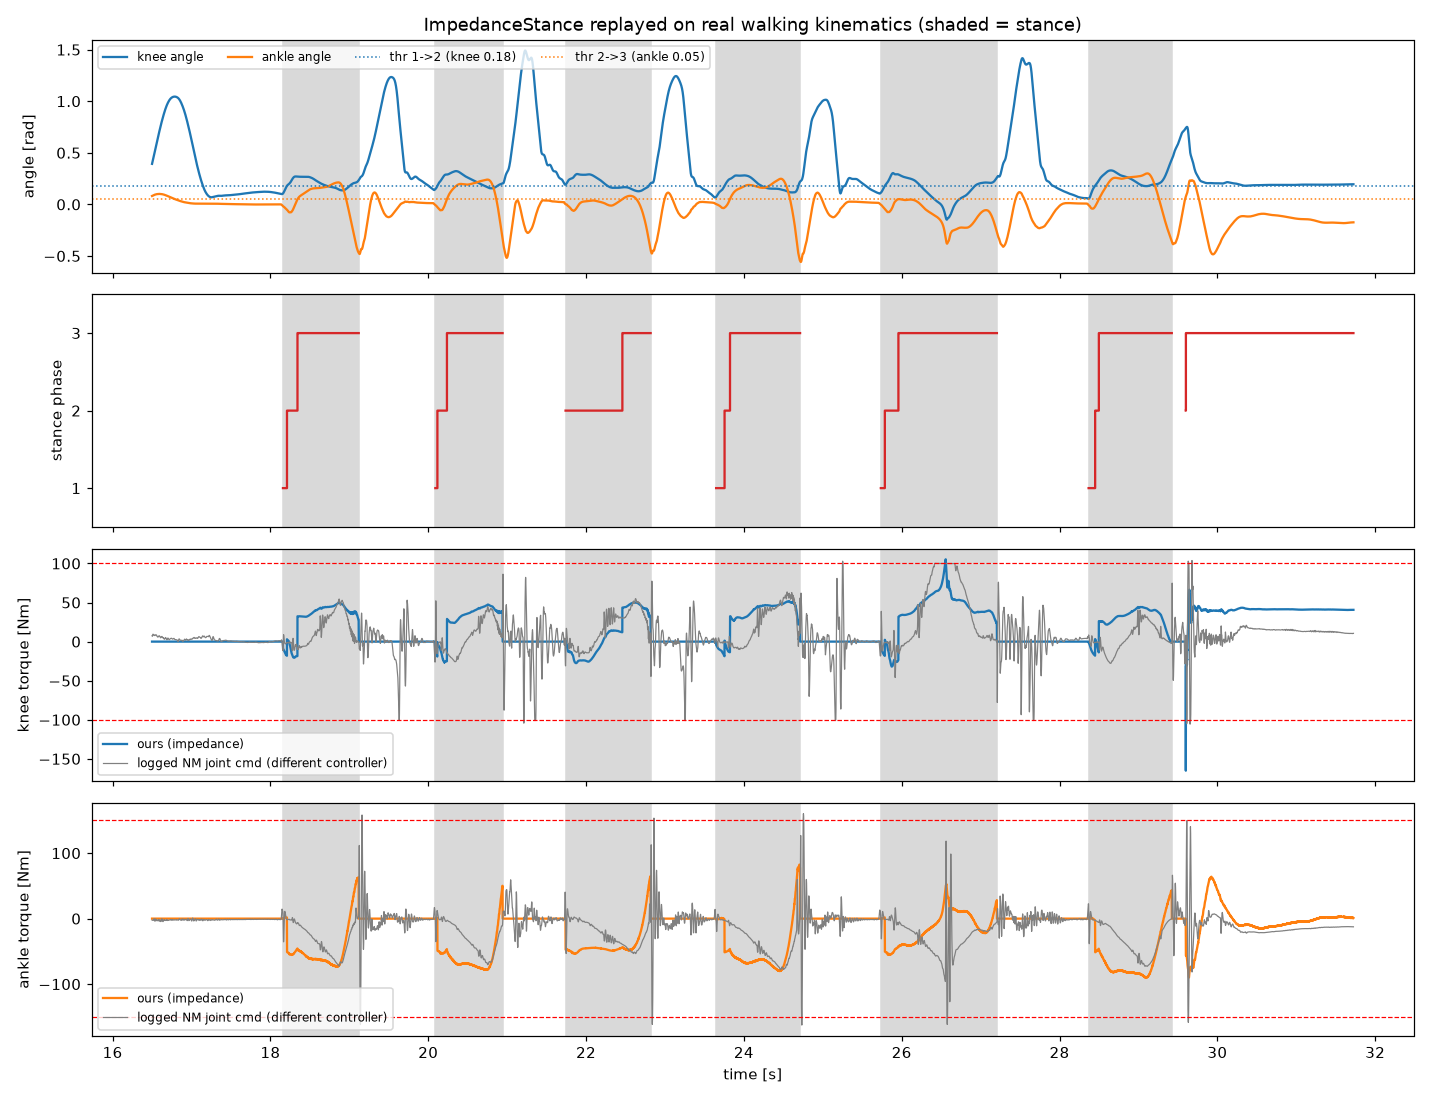

The script that saved this image:
"""Replay ImpedanceStance over a real walking trial.

Drives `control.high_level.walking.impedance_stance.ImpedanceStance` with the
knee/ankle angles and velocities logged in a baseline level-walking trial, and
plots the torque it would have commanded.

WHAT THIS DOES AND DOES NOT SHOW
--------------------------------
This trial ran the NEUROMUSCULAR controller, not impedance, so the logged
torques are not a reference for our output -- there is no recorded impedance
torque on this leg to diff against. What the replay checks is behaviour on real
kinematics:
  * does the 3-phase FSM advance 1->2->3 exactly once per stance, at sensible
    times within the step?
  * are the torque magnitudes physically plausible and continuous?
  * do the signs make sense (knee extension under load, ankle plantarflexing
    through push-off)?
The logged NM torque is plotted only as scale context, clearly labelled.

Data: data/gaitData20251015_test7_NN_vicon.mat (Oct 2025, CMU leg, 1 kHz, ~31 s).
Trial structure: 0-4 s pre-enable (knee frozen at 3.44 rad), 4-16 s standing,
~16.5-31.7 s walking.

Signal columns (0-based into scope_data.base.data), triangulated from the
embedded signalNames:

    knee angle [rad] ......... 7      knee velocity [rad/s] .... 8
    ankle angle [rad] ........ 18     ankle velocity [rad/s] ... 19
    stance flag (State Machine/p1) .. 29
    standing flag (State Machine/p2)  30
    knee torque (NM, logged) . 100    ankle torque (NM, logged)  105
    time [s] ................. 107

Cols 100/105 are the JOINT-side torque commands: they range to exactly the
+-100 Nm / +-150 Nm in KneeParams/AnkleParams.torque_max, i.e. they are the
saturated joint commands. Cols 99/104 are motor current [A], not torque.

`Ankle Angle` emits two conversions of the same encoder counts: a linear
counts-to-rad gain plus `-ankle_angle_offset` (the joint angle, cols 18/19/20)
and a polynomial fit with error correction (the spring angle, cols 15/16/17).
Controllers take the joint angle, so use 18/19/20; `encoders.py` draws the same
split into ankle_angle vs ankle_spring_angle.

`stance` is taken from the baseline's own state machine rather than
re-derived from the halls, so this exercises the controller alone and is not
contaminated by contact-detection error.

Run:  uv run python -m cmu_leg.tests.impedance_stance_replay
Writes impedance_stance_replay.png next to this file.
"""
from pathlib import Path

import numpy as np
import scipy.io as sio
import matplotlib
matplotlib.use("Agg")
import matplotlib.pyplot as plt

from cmu_leg.control.high_level.walking.impedance_stance import ImpedanceStance
from cmu_leg.types.state import ProsthesisState
from cmu_leg.config.params import KNEE, ANKLE

HERE = Path(__file__).parent
MAT = HERE / "data" / "gaitData20251015_test7_NN_vicon.mat"
PNG = HERE / "impedance_stance_replay.png"

COL = dict(knee_ang=7, knee_vel=8, ankle_ang=18, ankle_vel=19,
           stance=29, standing=30, knee_tq=100, ankle_tq=105, time=107)

WALK_START_S = 16.5     # standing ends / walking begins


def load_walking():
    """Return the walking-only slice of the trial as a dict of arrays."""
    base = sio.loadmat(str(MAT), squeeze_me=True,
                       struct_as_record=False)["scope_data"].base.data
    t = base[:, COL["time"]]
    w = t >= WALK_START_S
    return {k: base[w, c] for k, c in COL.items()}


def replay(sig, ctrl=None):
    """Run the controller over the trial. Returns torques and phase per sample.

    Mirrors what the walking FSM will do: reset on entry to stance, run while
    in stance, command zero in swing (the swing controller owns that half).
    """
    ctrl = ctrl or ImpedanceStance()
    ctrl._verified = True          # replay only; gate stays False in the repo

    n = len(sig["time"])
    knee_tq = np.zeros(n)
    ankle_tq = np.zeros(n)
    phase = np.full(n, np.nan)

    state = ProsthesisState()
    prev_stance = False
    for i in range(n):
        stance = sig["stance"][i] > 0.5
        state.knee_angle = sig["knee_ang"][i]
        state.ankle_angle = sig["ankle_ang"][i]
        state.knee_velocity = sig["knee_vel"][i]
        state.ankle_velocity = sig["ankle_vel"][i]

        if stance and not prev_stance:
            ctrl.reset(state, sig["time"][i])
        prev_stance = stance

        if stance:
            tq = ctrl.compute(state, sig["time"][i])
            knee_tq[i], ankle_tq[i] = tq.knee_desired, tq.ankle_desired
            phase[i] = ctrl._phase
    return knee_tq, ankle_tq, phase


def report(sig, knee_tq, ankle_tq, phase):
    """Print the per-step FSM summary and the torque stats."""
    t = sig["time"]
    st = sig["stance"] > 0.5
    starts = np.flatnonzero(np.diff(st.astype(int)) == 1) + 1
    ends = np.flatnonzero(np.diff(st.astype(int)) == -1) + 1
    if ends.size and starts.size and ends[0] < starts[0]:
        ends = ends[1:]
    n = min(len(starts), len(ends))

    print(f"\n{len(starts)} stance periods in {t[-1]-t[0]:.1f}s of walking\n")
    print(f"{'step':>4}{'dur[s]':>8}{'reached':>9}{'t@1->2':>9}{'t@2->3':>9}"
          f"{'|knee|max':>11}{'|ank|max':>10}")
    print("-" * 60)
    reached = []
    for k in range(n):
        s, e = starts[k], ends[k]
        ph = phase[s:e]
        ph = ph[~np.isnan(ph)]
        if ph.size == 0:
            continue
        top = int(ph.max())
        reached.append(top)
        i12 = np.flatnonzero(ph >= 1)
        i23 = np.flatnonzero(ph >= 2)
        f12 = (i12[0] / len(ph)) if i12.size else np.nan
        f23 = (i23[0] / len(ph)) if i23.size else np.nan
        print(f"{k+1:4d}{t[e]-t[s]:8.3f}{top+1:9d}"
              f"{f12:9.2f}{f23:9.2f}"
              f"{np.abs(knee_tq[s:e]).max():11.3f}{np.abs(ankle_tq[s:e]).max():10.3f}")
    print("\n(t@ columns are the fraction of stance elapsed at each transition)")
    if reached:
        print(f"top phase reached: min={min(reached)+1} max={max(reached)+1}")
    print(f"\nour torque   knee [{knee_tq.min():7.3f}, {knee_tq.max():7.3f}] Nm"
          f"   ankle [{ankle_tq.min():7.3f}, {ankle_tq.max():7.3f}] Nm")
    print(f"logged (NM)  knee [{sig['knee_tq'].min():7.3f}, {sig['knee_tq'].max():7.3f}] Nm"
          f"   ankle [{sig['ankle_tq'].min():7.3f}, {sig['ankle_tq'].max():7.3f}] Nm")


def plot(sig, knee_tq, ankle_tq, phase):
    t = sig["time"]
    st = sig["stance"] > 0.5
    fig, ax = plt.subplots(4, 1, figsize=(13, 10), sharex=True)

    def shade(a):
        starts = np.flatnonzero(np.diff(st.astype(int)) == 1) + 1
        ends = np.flatnonzero(np.diff(st.astype(int)) == -1) + 1
        for s, e in zip(starts, ends[ends > starts[0]] if starts.size else []):
            a.axvspan(t[s], t[e], color="0.85", zorder=0)

    ax[0].plot(t, sig["knee_ang"], label="knee angle")
    ax[0].plot(t, sig["ankle_ang"], label="ankle angle")
    ax[0].axhline(0.18, ls=":", c="C0", lw=1, label="thr 1->2 (knee 0.18)")
    ax[0].axhline(0.05, ls=":", c="C1", lw=1, label="thr 2->3 (ankle 0.05)")
    ax[0].set_ylabel("angle [rad]"); shade(ax[0])
    ax[0].legend(ncol=4, fontsize=8); ax[0].set_title(
        "ImpedanceStance replayed on real walking kinematics (shaded = stance)")

    ax[1].step(t, phase + 1, where="post", c="C3")
    ax[1].set_ylabel("stance phase"); ax[1].set_yticks([1, 2, 3])
    ax[1].set_ylim(0.5, 3.5); shade(ax[1])

    ax[2].plot(t, knee_tq, c="C0", label="ours (impedance)")
    ax[2].plot(t, sig["knee_tq"], c="0.5", lw=0.8, label="logged NM joint cmd (different controller)")
    for s_ in (+1, -1):
        ax[2].axhline(s_*KNEE.torque_max, ls="--", c="r", lw=0.8)
    ax[2].set_ylabel("knee torque [Nm]"); shade(ax[2])
    ax[2].legend(fontsize=8, loc="lower left")

    ax[3].plot(t, ankle_tq, c="C1", label="ours (impedance)")
    ax[3].plot(t, sig["ankle_tq"], c="0.5", lw=0.8, label="logged NM joint cmd (different controller)")
    for s_ in (+1, -1):
        ax[3].axhline(s_*ANKLE.torque_max, ls="--", c="r", lw=0.8)
    ax[3].set_ylabel("ankle torque [Nm]"); ax[3].set_xlabel("time [s]")
    shade(ax[3]); ax[3].legend(fontsize=8, loc="lower left")

    fig.tight_layout()
    fig.savefig(PNG, dpi=110)
    print(f"\nwrote {PNG}")


if __name__ == "__main__":
    sig = load_walking()
    knee_tq, ankle_tq, phase = replay(sig)
    report(sig, knee_tq, ankle_tq, phase)
    plot(sig, knee_tq, ankle_tq, phase)
